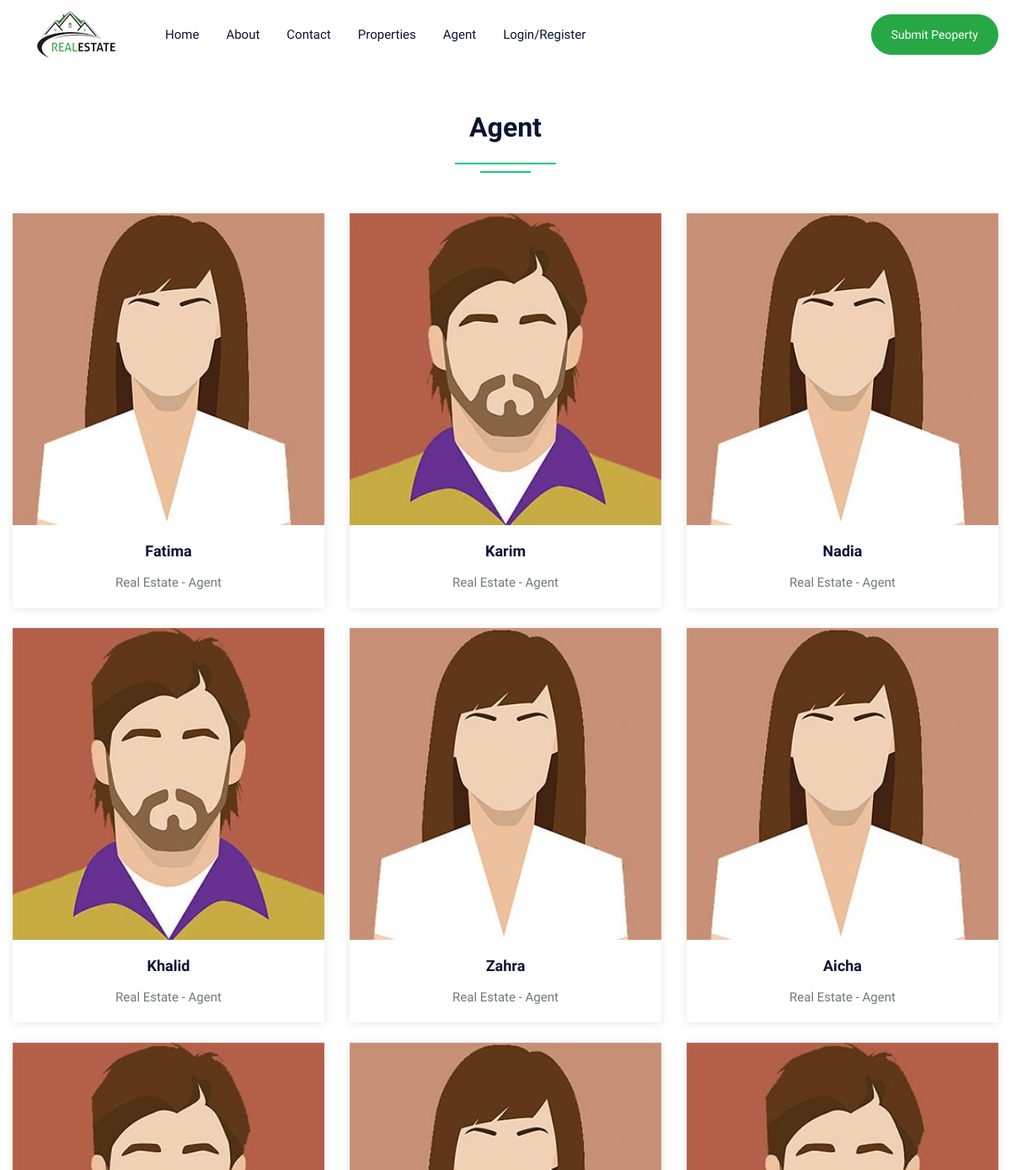
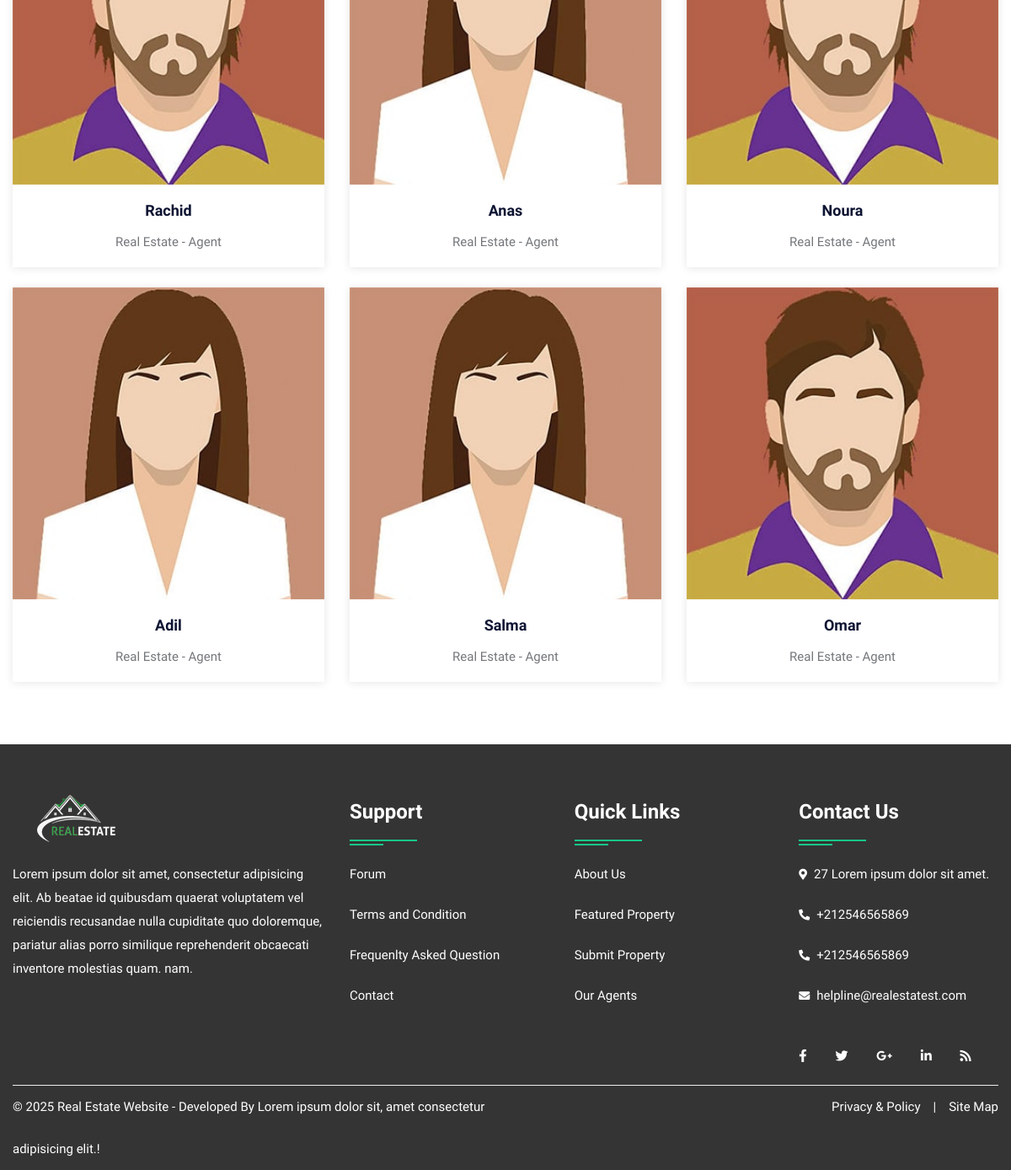
Page /agent.php on the committed database (2 pictures, top to bottom).
### tables this page shows
CREATE TABLE user (
  uid int(50) NOT NULL AUTO_INCREMENT,
  uname varchar(100) NOT NULL,
  uemail varchar(100) NOT NULL,
  uphone varchar(20) NOT NULL,
  upass varchar(50) NOT NULL,
  utype varchar(50) NOT NULL,
  uimage varchar(300) NOT NULL,
  PRIMARY KEY (uid)
);

### agent.php (the view, shortened to what this page needs)
<!DOCTYPE html>
<html lang="en">
<head>
<link rel="stylesheet" type="text/css" href="css/bootstrap.min.css">
<link rel="stylesheet" type="text/css" href="css/bootstrap-slider.css">
<link rel="stylesheet" type="text/css" href="css/jquery-ui.css">
<link rel="stylesheet" type="text/css" href="css/layerslider.css">
<link rel="stylesheet" type="text/css" href="css/color.css" id="color-change">
<link rel="stylesheet" type="text/css" href="css/owl.carousel.min.css">
<link rel="stylesheet" type="text/css" href="css/font-awesome.min.css">
<link rel="stylesheet" type="text/css" href="fonts/flaticon/flaticon.css">
<link rel="stylesheet" type="text/css" href="css/style.css">
</head>
<body>
<div id="page-wrapper">
    <div class="row">
		<?php include("include/header.php");?>
        <div class="full-row">
            <div class="container">
				<div class="row">
                    <div class="col-lg-12">
                        <h2 class="text-secondary double-down-line text-center mb-5">Agent</h2>
                        </div>
                </div>
                <div class="row">
                    <?php
							$query=mysqli_query($con,"SELECT * FROM user WHERE utype='agent'");
								while($row=mysqli_fetch_array($query))
								{
                            ?>
                    <div class="col-md-6 col-lg-4">
                        <div class="hover-zoomer bg-white shadow-one mb-4">
                            <div class="overflow-hidden"> <img src="admin/user/<?php echo $row['6'];?>" alt="aimage"> </div>
                            <div class="py-3 text-center">
                                <h5 class="text-secondary hover-text-success"><a href="#"><?php echo $row['1'];?></a></h5>
                                <span>Real Estate - Agent</span> </div>
                        </div>
                    </div>
                    <?php } ?>
                </div>
            </div>
        </div>
		<?php include("include/footer.php");?>
    </div>
</div>
</body>
</html>

### include/header.php (shortened to what this page needs)
<header id="header" class="transparent-header-modern fixed-header-bg-white w-100">
    <div class="main-nav secondary-nav hover-success-nav py-2">
        <div class="container">
            <div class="row">
                <div class="col-lg-12">
                    <nav class="navbar navbar-expand-lg navbar-light p-0"> <a class="navbar-brand position-relative"
                            href="index.php"><img class="nav-logo" src="images/logo/restatelg.png" alt=""></a>
                        <div class="collapse navbar-collapse" id="navbarSupportedContent">
                            <ul class="navbar-nav mr-auto">
                                <li class="nav-item dropdown"> <a class="nav-link" href="index.php" role="button"
                                        aria-haspopup="true" aria-expanded="false">Home</a></li>
                                <li class="nav-item"> <a class="nav-link" href="about.php">About</a> </li>
                                <li class="nav-item"> <a class="nav-link" href="contact.php">Contact</a> </li>
                                <li class="nav-item"> <a class="nav-link" href="property.php">Properties</a> </li>
                                <li class="nav-item"> <a class="nav-link" href="agent.php">Agent</a> </li>
                                <?php  if(isset($_SESSION['uemail']))
										{ ?>
                                <li class="nav-item dropdown">
                                    <a class="nav-link dropdown-toggle" href="#" role="button" data-toggle="dropdown"
                                        aria-haspopup="true" aria-expanded="false">My Account</a>
                                    <ul class="dropdown-menu">
                                        <li class="nav-item"> <a class="nav-link" href="profile.php">Profile</a> </li>
                                        <li class="nav-item"> <a class="nav-link" href="feature.php">Your Property</a>
                                        </li>
                                        <li class="nav-item"> <a class="nav-link" href="logout.php">Logout</a> </li>
                                    </ul>
                                </li>
                                <?php } else { ?>
                                <li class="nav-item"> <a class="nav-link" href="login.php">Login/Register</a> </li>
                                <?php } ?>
                            </ul>
                            <a class="btn btn-success d-none d-xl-block" style="border-radius:30px;"
                                href="submitproperty.php">Submit Peoperty</a>
                        </div>
                    </nav>
                </div>
            </div>
        </div>
    </div>
</header>

### include/footer.php
<footer class="full-row bg-secondary p-0">
    <div class="container">
        <div class="row">
            <div class="col-lg-12">
                <div class="divider py-40">
                    <div class="row">
                        <div class="col-md-12 col-lg-4">
                            <div class="footer-widget mb-4">
                                <div class="footer-logo mb-4"> <a href="#"><img class="logo-bottom"
                                            src="images/logo/restatelg_white.png" alt="image"></a> </div>
                                <p class="pb-20 text-white">Lorem ipsum dolor sit amet, consectetur adipisicing elit. Ab
                                    beatae id quibusdam quaerat voluptatem vel reiciendis recusandae nulla cupiditate
                                    quo doloremque, pariatur alias porro similique reprehenderit obcaecati inventore
                                    molestias quam.
                                    nam.</p>
                            </div>
                        </div>
                        <div class="col-md-12 col-lg-8">
                            <div class="row">
                                <div class="col-md-4 col-lg-4">
                                    <div class="footer-widget footer-nav mb-4">
                                        <h4 class="widget-title text-white double-down-line-left position-relative">
                                            Support</h4>
                                        <ul class="hover-text-primary">
                                            <li><a href="#" class="text-white">Forum</a></li>
                                            <li><a href="#" class="text-white">Terms and Condition</a></li>
                                            <li><a href="#" class="text-white">Frequenlty Asked Question</a></li>
                                            <li><a href="contact.php" class="text-white">Contact</a></li>
                                        </ul>
                                    </div>
                                </div>
                                <div class="col-md-4 col-lg-4">
                                    <div class="footer-widget footer-nav mb-4">
                                        <h4 class="widget-title text-white double-down-line-left position-relative">
                                            Quick Links</h4>
                                        <ul class="hover-text-primary">
                                            <li><a href="about.php" class="text-white">About Us</a></li>
                                            <li><a href="#" class="text-white">Featured Property</a></li>
                                            <li><a href="#" class="text-white">Submit Property</a></li>
                                            <li><a href="agent.php" class="text-white">Our Agents</a></li>
                                        </ul>
                                    </div>
                                </div>
                                <div class="col-md-4 col-lg-4">
                                    <div class="footer-widget">
                                        <h4 class="widget-title text-white double-down-line-left position-relative">
                                            Contact Us</h4>
                                        <ul class="text-white">
                                            <li class="hover-text-primary"><i
                                                    class="fas fa-map-marker-alt text-white mr-2 font-13 mt-1"></i>27
                                                Lorem ipsum dolor sit amet.</li>
                                            <li class="hover-text-primary"> <i
                                                    class="fas fa-phone-alt text-white mr-2 font-13 mt-1"></i>+212546565869
                                            </li>
                                            <li class="hover-text-primary"> <i
                                                    class="fas fa-phone-alt text-white mr-2 font-13 mt-1"></i>+212546565869
                                            </li>
                                            <li class="hover-text-primary"><i
                                                    class="fas fa-envelope text-white mr-2 font-13 mt-1"></i>helpline@realestatest.com
                                            </li>
                                        </ul>
                                    </div>
                                    <div class="footer-widget media-widget mt-4 text-white hover-text-primary"> <a
                                            href="#"><i class="fab fa-facebook-f"></i></a> <a href="#"><i
                                                class="fab fa-twitter"></i></a> <a href="#"><i
                                                class="fab fa-google-plus-g"></i></a> <a href="#"><i
                                                class="fab fa-linkedin-in"></i></a> <a href="#"><i
                                                class="fas fa-rss"></i></a> </div>
                                </div>
                            </div>
                        </div>
                    </div>
                </div>
            </div>
        </div>
        <div class="row copyright">
            <div class="col-sm-6"> <span class="text-white">© <?php echo date('Y');?> Real Estate Website - Developed By
                    Lorem ipsum dolor sit, amet consectetur adipisicing elit.!</span> </div>
            <div class="col-sm-6">
                <ul class="line-menu text-white hover-text-primary float-right">
                    <li><a href="#">Privacy & Policy</a></li>
                    <li>|</li>
                    <li><a href="#"> Site Map</a></li>
                </ul>
            </div>
        </div>
    </div>
</footer>

### css/color.css (style rules this page uses)
:root { --theme-ordinary-color: #74777b; }
:root { --theme-primary-color: #17c788; }
:root { --theme-secondary-color: #0d1432; }
:root { --theme-white-color: #fff; }
:root { --theme-light-color: #f8f8f8; }
:root { --theme-gray-color: #f5f5f5; }
:root { --theme-footer-color: #091b4b; }
:root { --theme-dark-color: #091b4b; }
:root { --text-light-color: #a3a7af; }
:root { --theme-primary-opacity-color: rgba(11, 191, 141, .8); }
:root { --theme-secondary-opacity-color: rgba(13,20,50,0.7); }
:root { --theme-white-opacity-color: rgba(255, 255, 255, 0.3); }
:root { --theme-dark-opacity-color: rgba(0, 0, 0, 0.5); }
:root { --theme-ordinary-font: 'Muli', sans-serif; }
:root { --theme-highlight-font: 'Comfortaa', cursive; }

### rows in the picture
user: uimage (picture), uname "Fatima"
user: uimage (picture), uname "Karim"
user: uimage (picture), uname "Nadia"
user: uimage (picture), uname "Khalid"
user: uimage (picture), uname "Zahra"
user: uimage (picture), uname "Aicha"
user: uimage (picture), uname "Rachid"
user: uimage (picture), uname "Anas"
user: uimage (picture), uname "Noura"
user: uimage (picture), uname "Adil"
user: uimage (picture), uname "Salma"
user: uimage (picture), uname "Omar"
